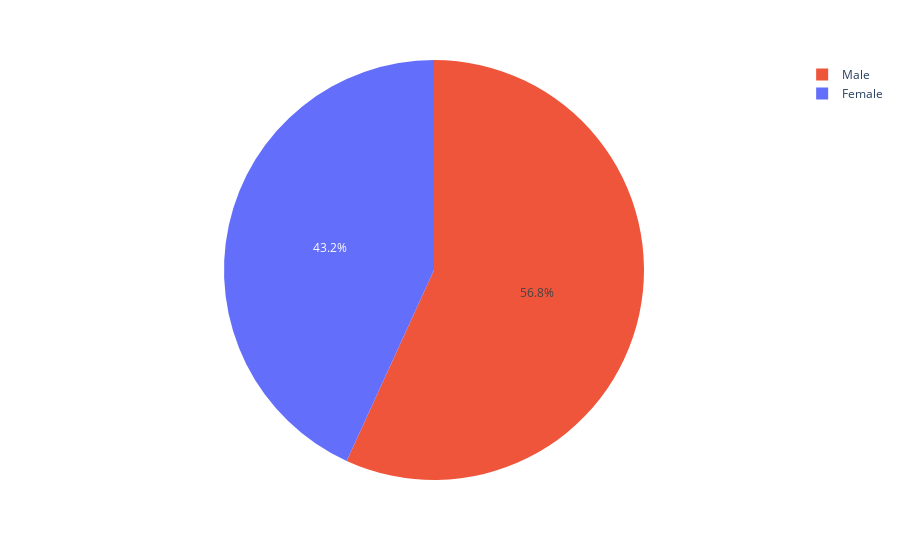

The notebook cell this image was saved under:
### Code cell
px.pie(income_per_gender, values = 'income', names = 'gender',color='income')

### Figure 1 — Plotly figure (JSON) as saved in the notebook; plotly's stock layout.template omitted (floating-point values rounded to 4 significant figures)
{"data": [{"customdata": [[18100.0], [23830.0]], "domain": {"x": [0, 1], "y": [0, 1]}, "hovertemplate": "gender=%{label}<br>income=%{customdata[0]}<extra></extra>", "labels": ["Female", "Male"], "legendgroup": "", "marker": {"colors": ["#636efa", "#EF553B"]}, "name": "", "showlegend": true, "type": "pie", "values": [18100.0, 23830.0]}], "layout": {"autosize": true, "legend": {"tracegroupgap": 0}, "margin": {"t": 60}}}
